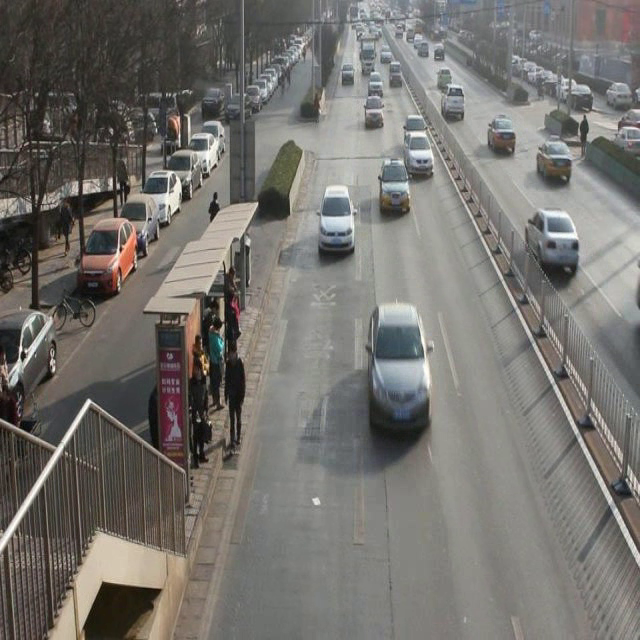
#> input picture frame 10 of test_video.avi, 640 x 640 px
$ python car_detector_using_haar_cascade.py
#> lines starting #> are read from the running program, lines starting #| are printed output that depends on the picture; after the words box and inside, x2 and y2 are one past the last pixel; in counts of white or black regions, pixels touching at a corner belong together
import cv2

model = 'car_detect_1000_2000/cascade.xml'
cap = cv2.VideoCapture("images/test_video.avi")


while True:
    ret, image = cap.read()
#> image is the input picture: shape (640, 640, 3); mean B, G, R 110.3, 114.8, 117.3

    if not ret:
        print("All frames done")
        break


    classifier = cv2.CascadeClassifier(model)

    gray = cv2.cvtColor(image, cv2.COLOR_BGR2GRAY)
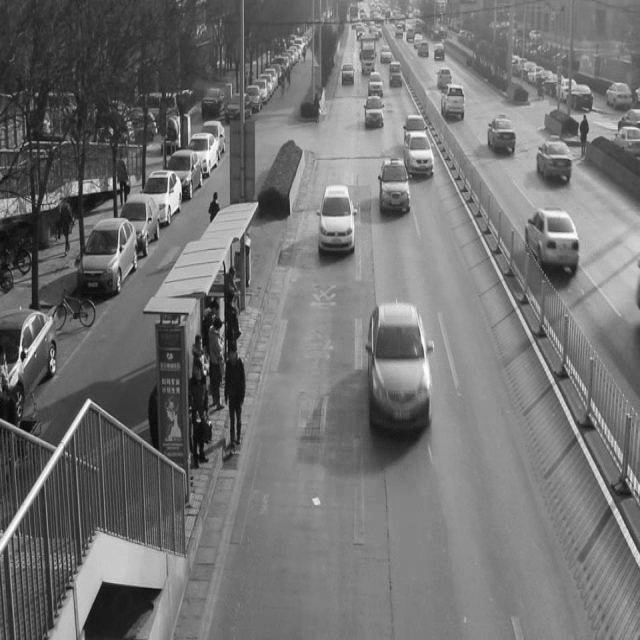
#> gray: shape (640, 640); min 1, max 255, mean 115

    objects = classifier.detectMultiScale(gray,
                                        scaleFactor=1.1, minNeighbors=10,
                                        minSize=(24, 24))
#> objects = [[357, 98, 32, 32], [487, 120, 34, 34], [398, 116, 35, 35], [401, 141, 38, 38], [540, 145, 36, 36], [375, 176, 41, 41], [320, 183, 34, 34], [540, 201, 34, 34], [307, 205, 57, 57], [530, 213, 56, 56], [370, 302, 58, 58], [353, 349, 90, 90]]

    for (x, y, w, h) in objects:
        cv2.rectangle(image, (x, y), (x+w, y+h), (255, 0, 0), 2)
#> this loop made 12 passes
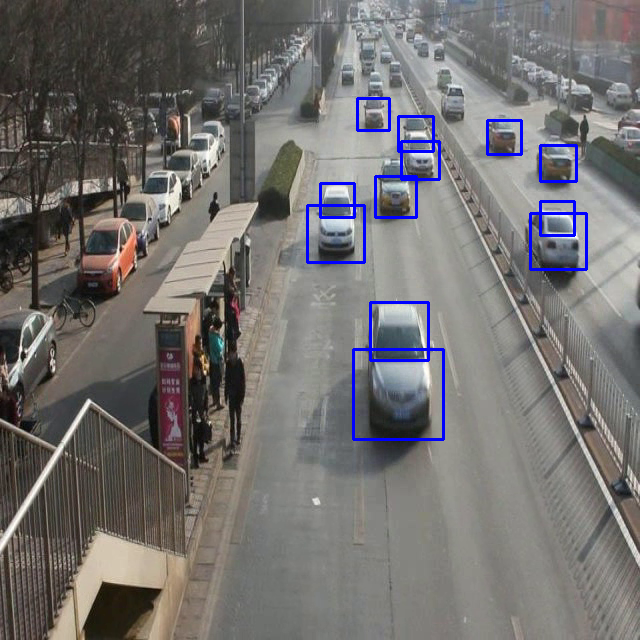
#> image: shape (640, 640, 3); 1.56% of pixels changed, all inside (x1, y1, x2, y2) = (306, 97, 588, 441)

    cv2.imshow("image", image)

    if cv2.waitKey(0) & 0xFF == ord("q"):
#> (key q is pressed here)
        break

cap.release()
cv2.destroyAllWindows()

$ run again, starting later in the video
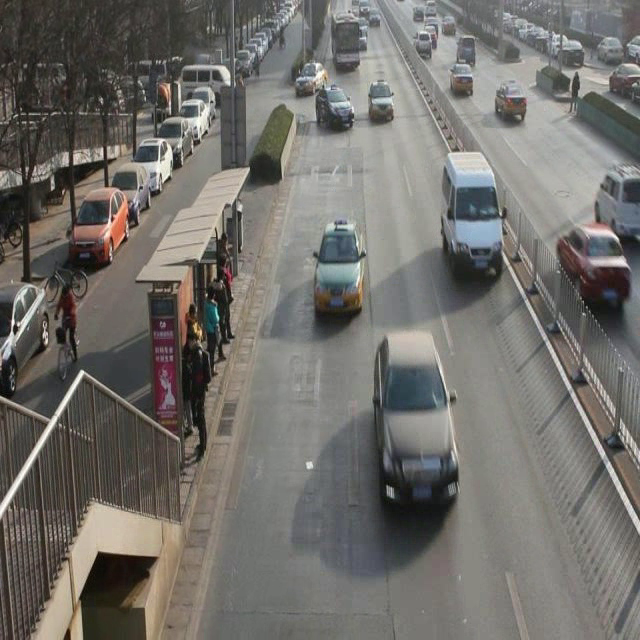
#> input picture frame 45 of test_video.avi, 640 x 640 px
#> image is the input picture: shape (640, 640, 3); mean B, G, R 106.8, 111.3, 113.6
#> `gray = cv2.cvtColor(image, cv2.COLOR_BGR2GRAY)`:
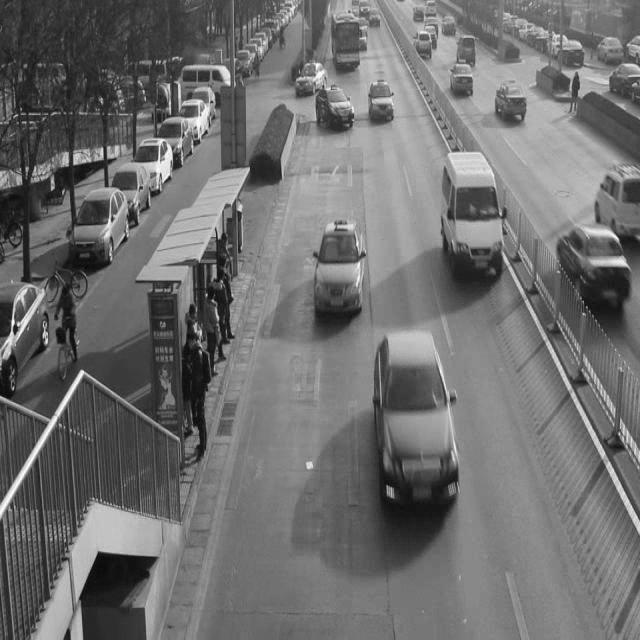
#> gray: shape (640, 640); min 2, max 255, mean 111.5
#> objects = [[446, 64, 33, 33], [363, 87, 36, 36], [495, 86, 36, 36], [321, 93, 36, 36], [467, 173, 34, 34], [328, 11, 42, 42], [310, 265, 60, 60], [443, 222, 71, 71], [566, 231, 70, 70], [377, 332, 75, 75], [377, 412, 94, 94]]
#> the loop `for (x, y, w, h) in objects:` made 11 passes
#> after the loop `for (x, y, w, h) in objects:`:
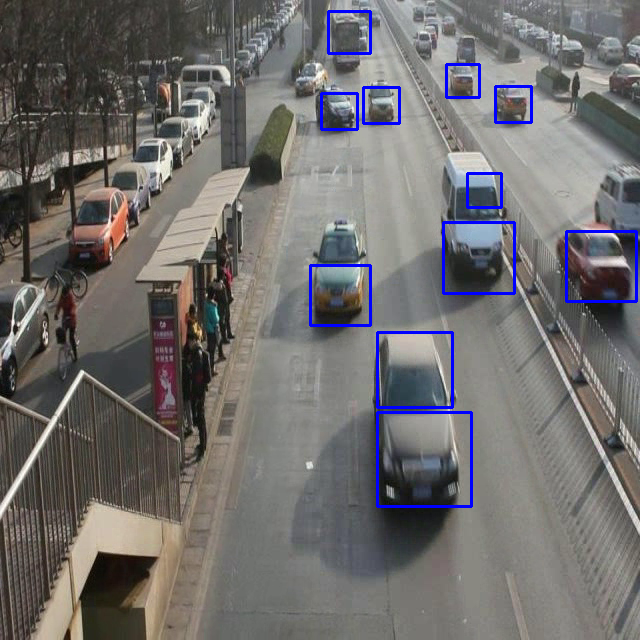
#> image: shape (640, 640, 3); 1.71% of pixels changed, all inside (x1, y1, x2, y2) = (309, 10, 638, 508)

$ run again, starting later in the video
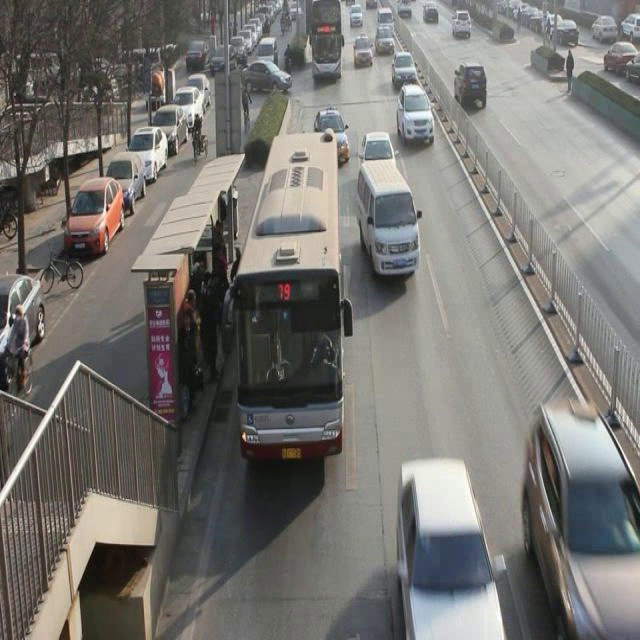
#> input picture frame 80 of test_video.avi, 640 x 640 px
#> image is the input picture: shape (640, 640, 3); mean B, G, R 113.5, 117.1, 119
#> `gray = cv2.cvtColor(image, cv2.COLOR_BGR2GRAY)`:
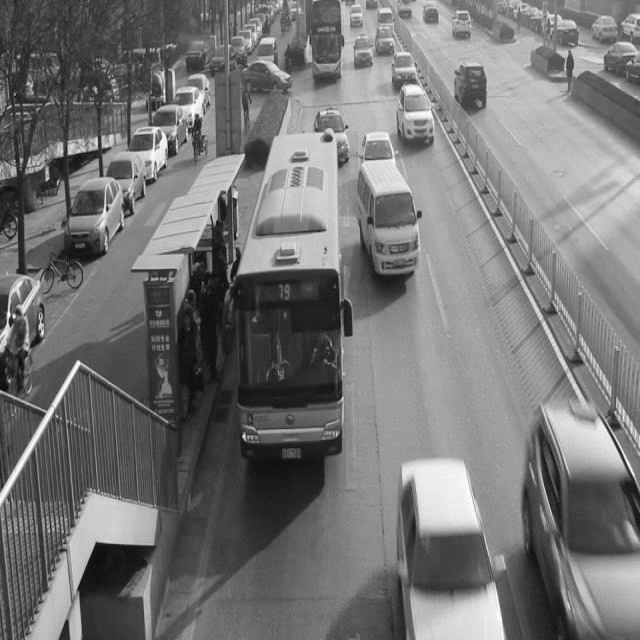
#> gray: shape (640, 640); min 7, max 255, mean 117.3
#> objects = [[346, 39, 31, 31], [311, 52, 34, 34], [389, 55, 32, 32], [398, 108, 40, 40], [362, 128, 33, 33], [104, 144, 33, 33], [366, 228, 57, 57], [407, 501, 88, 88], [552, 470, 84, 84], [274, 247, 91, 91]]
#> the loop `for (x, y, w, h) in objects:` made 10 passes
#> after the loop `for (x, y, w, h) in objects:`:
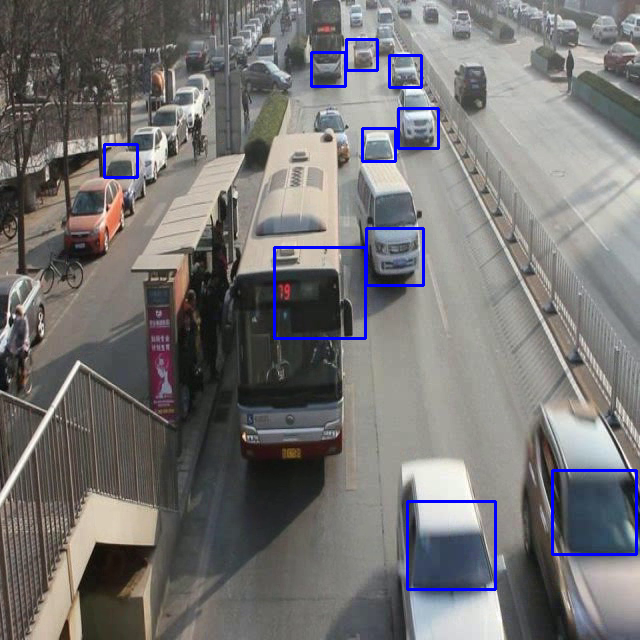
#> image: shape (640, 640, 3); 1.49% of pixels changed, all inside (x1, y1, x2, y2) = (103, 38, 638, 591)
